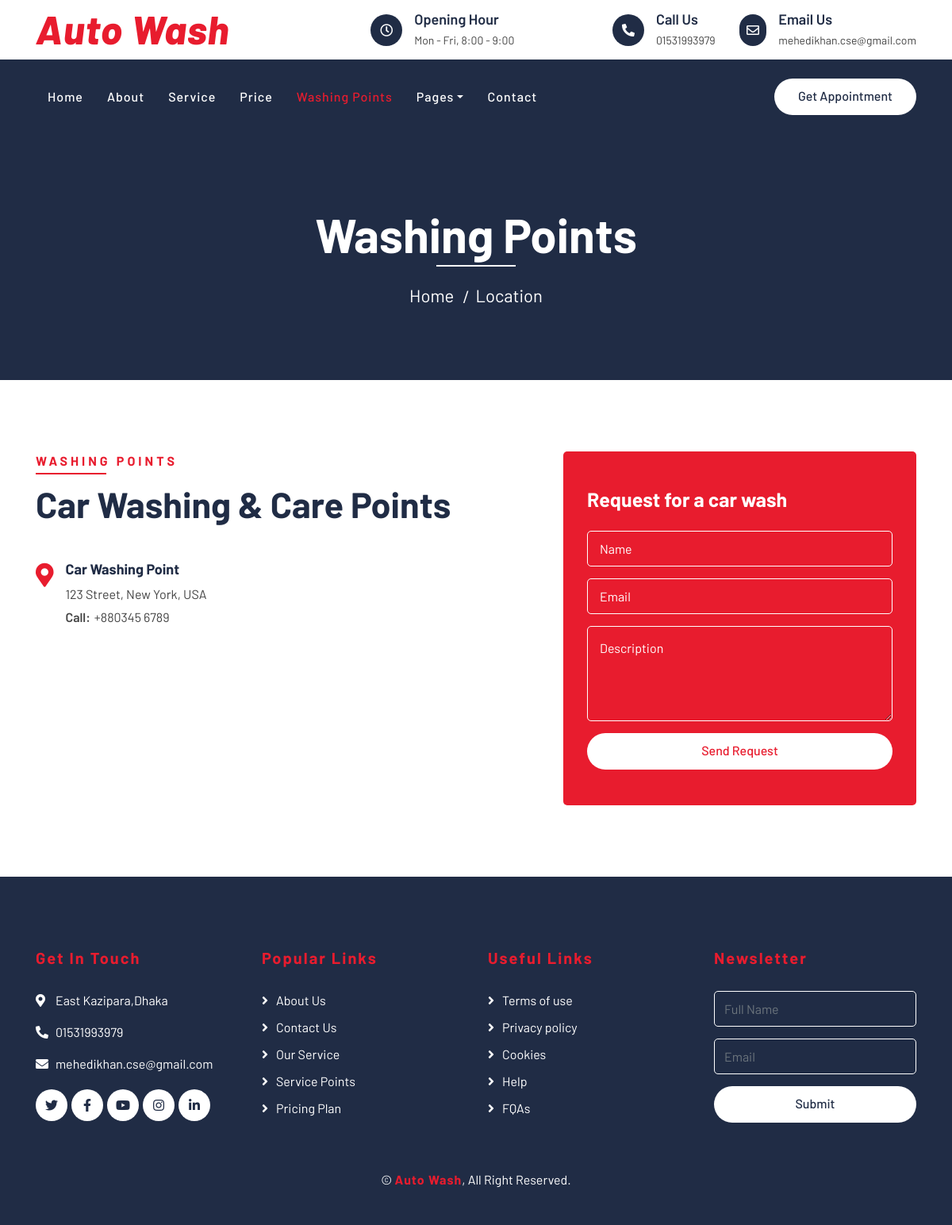
The page /washingPoints/ on the database its author committed.
### CleaningService/models.py (models this page shows, shortened)
class Office(models.Model):
    Ouser = models.OneToOneField(User,on_delete=models.CASCADE,default='1')
    Office_name = models.CharField(max_length=100,verbose_name='Office Name',blank=True)
    Office_location = models.CharField(max_length=100,verbose_name='Office Location',blank=True)
    Day_time = models.CharField(max_length=100,blank=False,verbose_name='Office Day and Time')
    Number = models.CharField(max_length=15,blank=True,verbose_name='Quick Contact Number')
    Email = models.EmailField()
    Status = models.BooleanField(default=False)

class ServicePoint(models.Model):
    SPName = models.CharField(max_length=100,blank=False,verbose_name='Shop Name')
    SPAddress = models.CharField(max_length=200,blank=False,verbose_name='Shop Address')
    SPPhone = models.CharField(max_length=16,blank=True,verbose_name='Phone Number')
    active = models.BooleanField(default=False)

### CleaningService/views.py (the view)
# urls.py: path('washingPoints/',washingPoints,name='washingPoints'),
def washingPoints(request):
    context = {}
    office = Office.objects.all()
    context['offices'] = office
    servicePoints = ServicePoint.objects.all()
    context['servicePoints'] = servicePoints
    return render(request,'WashingPoints/washingPoints.html',context)

### CleaningService/templatetags/mytags.py (called while the page is built)
@register.filter(name='checkpath')
def check_path(path):
    data = path.split('/')
    return data[-2]

### templates/WashingPoints/washingPoints.html (shortened to what this page needs)
{% extends 'CleanningService/base.html' %}
{% block container %}
    {% include 'CleanningService/topbar.html' %}
    {% include 'CleanningService/navbar.html' %}
    <div class="page-header">
        <div class="container">
            <div class="row">
                <div class="col-12">
                    <h2>Washing Points</h2>
                </div>
                <div class="col-12">
                    <a href="{% url 'home' %}">Home</a>
                    <a href="{% url 'washingPoints' %}">Location</a>
                </div>
            </div>
        </div>
    </div>
    {% include 'CleanningService/location.html' %}
    {% include 'CleanningService/footer.html' %}
{% endblock %}

### templates/CleanningService/topbar.html
<div class="top-bar">
    <div class="container">
        <div class="row align-items-center">
            <div class="col-lg-4 col-md-12">
                <div class="logo">
                    <a href="{% url 'home' %}">
                        {% for office in offices %}
                        {% if office.Status == True %}
                        <h1>{{office.Office_name}}</h1>
                        {% else %}
                        <h1>Auto<span>Wash</span></h1>
                        {% endif %}
                        {% endfor %}
                    </a>
                </div>
            </div>
            {% for office in offices %}
            {% if office.Status == True %}
            <div class="col-lg-8 col-md-7 d-none d-lg-block">
                <div class="row">
                    <div class="col-4">
                        <div class="top-bar-item">
                            <div class="top-bar-icon">
                                <i class="far fa-clock"></i>
                            </div>
                            <div class="top-bar-text">
                                <h3>Opening Hour</h3>
                                <p>{{office.Day_time}}</p>
                            </div>
                        </div>
                    </div>
                    <div class="col-4">
                        <div class="top-bar-item">
                            <div class="top-bar-icon">
                                <i class="fa fa-phone-alt"></i>
                            </div>
                            <div class="top-bar-text">
                                <h3>Call Us</h3>
                                <p>{{office.Number}}</p>
                            </div>
                        </div>
                    </div>
                    <div class="col-4">
                        <div class="top-bar-item">
                            <div class="top-bar-icon">
                                <i class="far fa-envelope"></i>
                            </div>
                            <div class="top-bar-text">
                                <h3>Email Us</h3>
                                <p>{{office.Email}}</p>
                            </div>
                        </div>
                    </div>
                </div>
            </div>
            {% endif %}
            {% endfor %}
        </div>
    </div>
</div>

### templates/CleanningService/location.html
<div class="location">
    <div class="container">
        <div class="row">
            <div class="col-lg-7">
                <div class="section-header text-left">
                    <p>Washing Points</p>
                    <h2>Car Washing & Care Points</h2>
                </div>
                <div class="row">
                    {% for servicePoint in servicePoints %}
                    <div class="col-md-6">
                        <div class="location-item">
                            <i class="fa fa-map-marker-alt"></i>
                            <div class="location-text">
                                <h3>{{servicePoint.SPName}}</h3>
                                <p>{{servicePoint.SPAddress}}</p>
                                <p><strong>Call:</strong>{{servicePoint.SPPhone}}</p>
                            </div>
                        </div>
                    </div>
                    {% endfor %}
                </div>
            </div>
            <div class="col-lg-5">
                <div class="location-form">
                    <h3>Request for a car wash</h3>
                    <form>
                        <div class="control-group">
                            <input type="text" class="form-control" placeholder="Name" required="required" />
                        </div>
                        <div class="control-group">
                            <input type="email" class="form-control" placeholder="Email" required="required" />
                        </div>
                        <div class="control-group">
                            <textarea class="form-control" placeholder="Description" required="required"></textarea>
                        </div>
                        <div>
                            <button class="btn btn-custom" type="submit">Send Request</button>
                        </div>
                    </form>
                </div>
            </div>
        </div>
    </div>
</div>

### templates/CleanningService/footer.html
<div class="footer">
    <div class="container">
        <div class="row">
            {% for office in offices %}
            {% if office.Status == True %}
            <div class="col-lg-3 col-md-6">
                <div class="footer-contact">
                    <h2>Get In Touch</h2>
                    <p><i class="fa fa-map-marker-alt"></i>{{ office.Office_location }}</p>
                    <p><i class="fa fa-phone-alt"></i>{{office.Number}}</p>
                    <p><i class="fa fa-envelope"></i>{{ office.Email }}</p>
                    <div class="footer-social">
                        <a class="btn" href=""><i class="fab fa-twitter"></i></a>
                        <a class="btn" href=""><i class="fab fa-facebook-f"></i></a>
                        <a class="btn" href=""><i class="fab fa-youtube"></i></a>
                        <a class="btn" href=""><i class="fab fa-instagram"></i></a>
                        <a class="btn" href=""><i class="fab fa-linkedin-in"></i></a>
                    </div>
                </div>
            </div>
            {% endif %}
            {% endfor %}
            <div class="col-lg-3 col-md-6">
                <div class="footer-link">
                    <h2>Popular Links</h2>
                    <a href="">About Us</a>
                    <a href="">Contact Us</a>
                    <a href="">Our Service</a>
                    <a href="">Service Points</a>
                    <a href="">Pricing Plan</a>
                </div>
            </div>
            <div class="col-lg-3 col-md-6">
                <div class="footer-link">
                    <h2>Useful Links</h2>
                    <a href="">Terms of use</a>
                    <a href="">Privacy policy</a>
                    <a href="">Cookies</a>
                    <a href="">Help</a>
                    <a href="">FQAs</a>
                </div>
            </div>
            <div class="col-lg-3 col-md-6">
                <div class="footer-newsletter">
                    <h2>Newsletter</h2>
                    <form>
                        <input class="form-control" placeholder="Full Name">
                        <input class="form-control" placeholder="Email">
                        <button class="btn btn-custom">Submit</button>
                    </form>
                </div>
            </div>
        </div>
    </div>
    <div class="container copyright">
        {% for office in offices %}
        {% if office.Status == True %}
        <p>&copy; <a href="{% url 'home' %}">{{office.Office_name}}</a>, All Right Reserved.</p>
        {% endif %}
        {% endfor %}
    </div>
</div>

### rows shown on the page
Office: Office_name "Auto Wash", Day_time "Mon - Fri, 8:00 - 9:00", Number "01531993979", Email "mehedikhan.cse@gmail.com", Office_location "East Kazipara,Dhaka"
ServicePoint: SPName "Car Washing Point", SPAddress "123 Street, New York, USA", SPPhone "+880345 6789"
